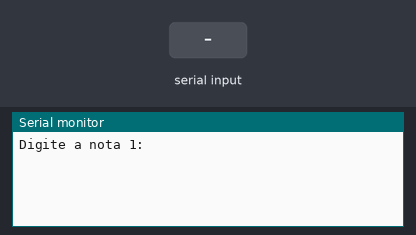
Recording of a sketch running on a simulated Arduino Uno, built with avr-gcc and run on an emulated ATmega328P. Shown: the last lines printed to the serial monitor. The inputs (shaded band) are chosen by the test bench.

Above: at 2.2 s.
2.3 s: "90,45\n" received over Serial
At 3.1 s:
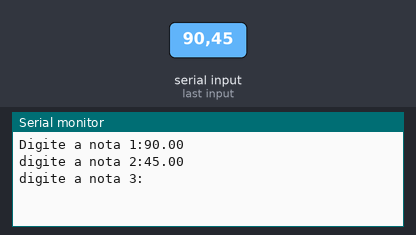
3.8 s: "30,150\n" received over Serial
At 5.3 s:
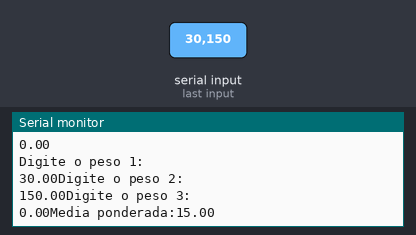

The sketch:

Entrada_Dados_Media_Funcao.ino
```cpp
//Delaclaração das variáveis /numeros Reais*/
float nota1, nota2, nota3, peso1, peso2, peso3, media;

void setup() {
  //Inicia a comunicação com o Serial Monitor
  Serial.begin(9600);


  delay(1000);  //Espera estratégica
}

void loop() {
  Serial.print("Digite a nota 1:");
  // Lê o valor do serial e guarda na variável nota1
  nota1 = aguardaEntrada();
  Serial.println(nota1);

  Serial.print("digite a nota 2:");
  nota2 = aguardaEntrada();
            Serial.println(nota2);

  Serial.println("digite a nota 3:");
  nota3 = aguardaEntrada();
            Serial.println(nota3);

  //Atribuição dos pesos
  Serial.println("Digite o peso 1:");
  peso1 = aguardaEntrada();
  Serial.print(peso1);

  Serial.println("Digite o peso 2:");
  peso2 = aguardaEntrada();
  Serial.print(peso2);

  Serial.println("Digite o peso 3:");
  peso3 = aguardaEntrada();
  Serial.print(peso3);

  //Cálculo da media ponderada:
  media = (nota1 * peso1 + nota2 * peso2 * +nota3 * peso3) / (peso1 + peso2 + peso3);

  // Exibe o valor da média calculada
  Serial.print("Media ponderada:");
  Serial.println(media);
  delay(1000);
}

//Criando uma função chamada
float aguardaEntrada() {
  while (!Serial.available()) {
    //Aguarda até que um valor seja digitado
  }

  //Retornar o valor digitado no serial em tipo float
  return Serial.parseFloat();
}
```

Measured:
- after the input at 2.3 s, the serial monitor: prints a new line at once (image 1)
- after the input at 3.8 s, the serial monitor: prints a new line at once (image 2)
